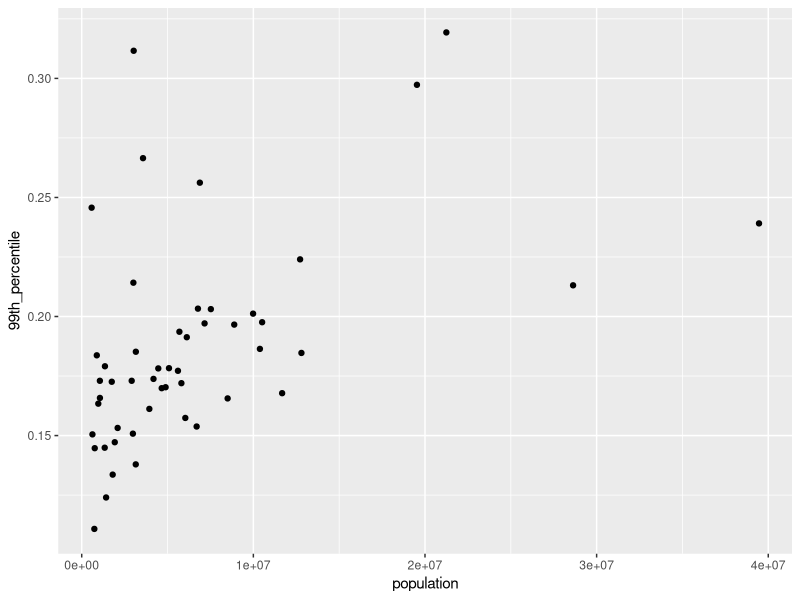
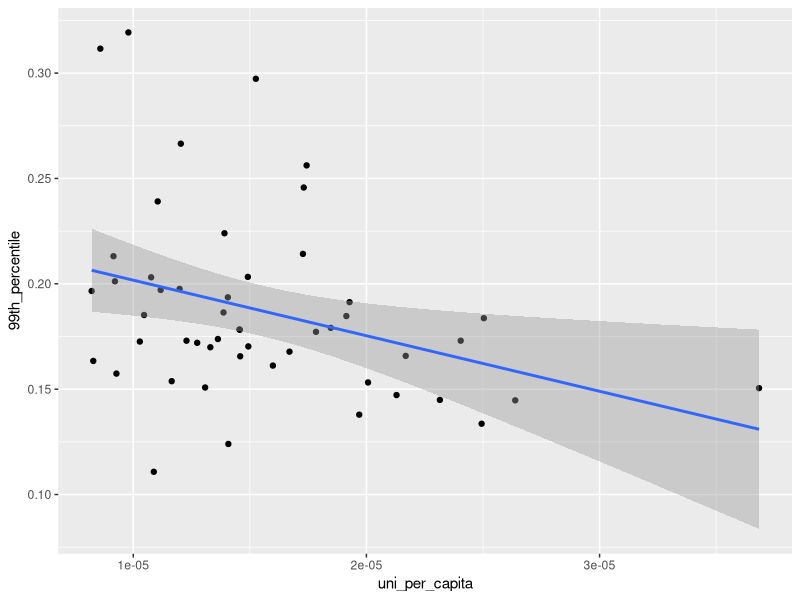
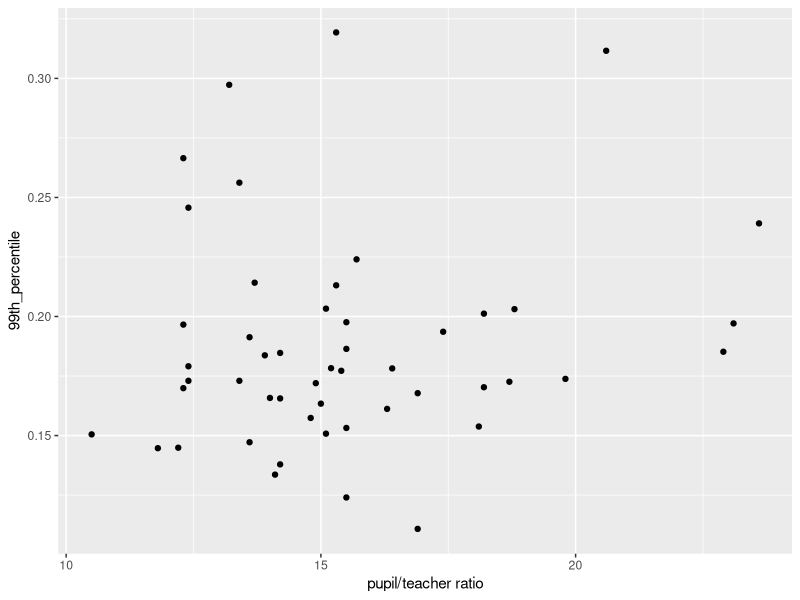
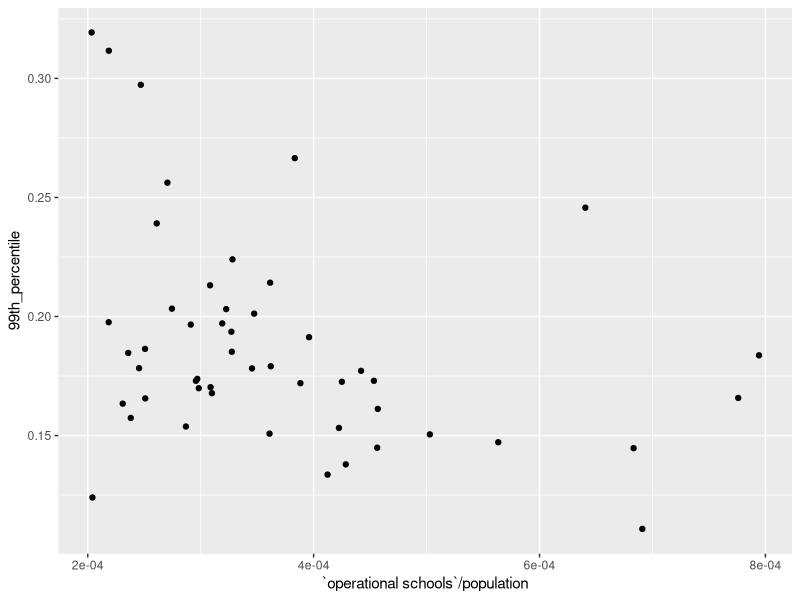
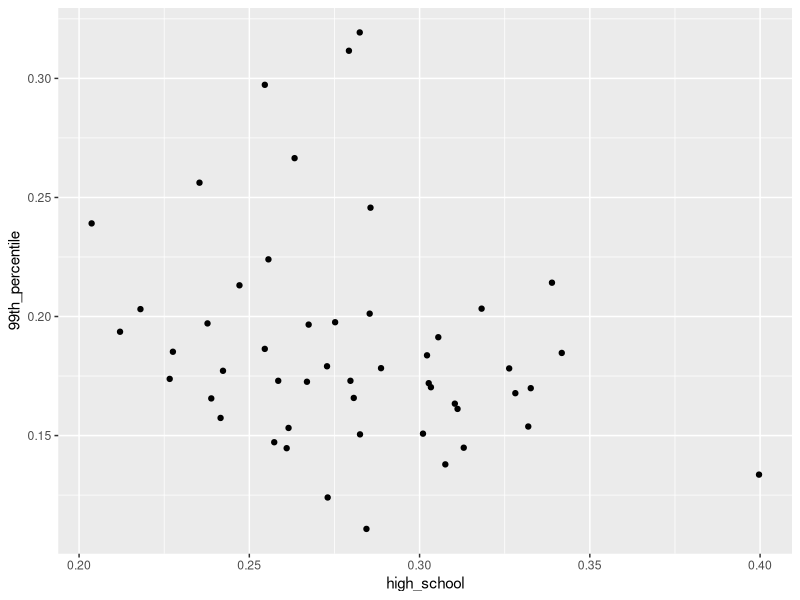
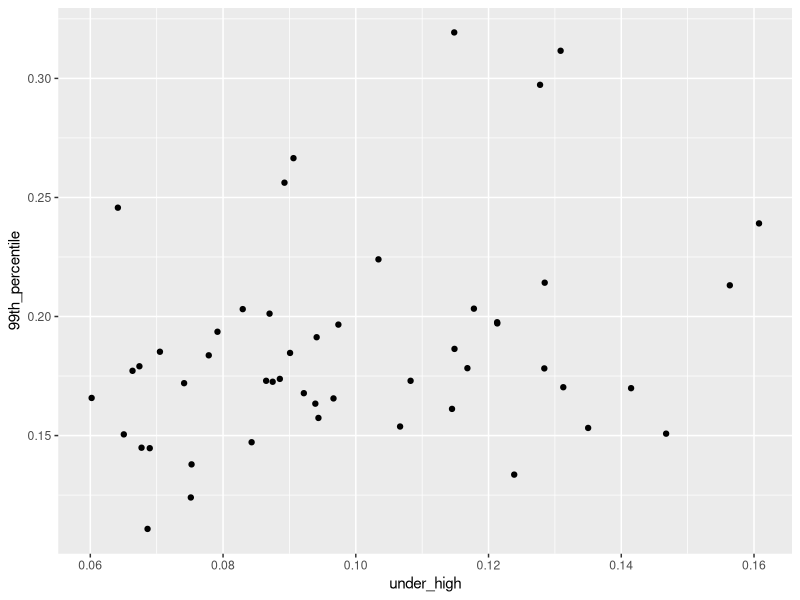
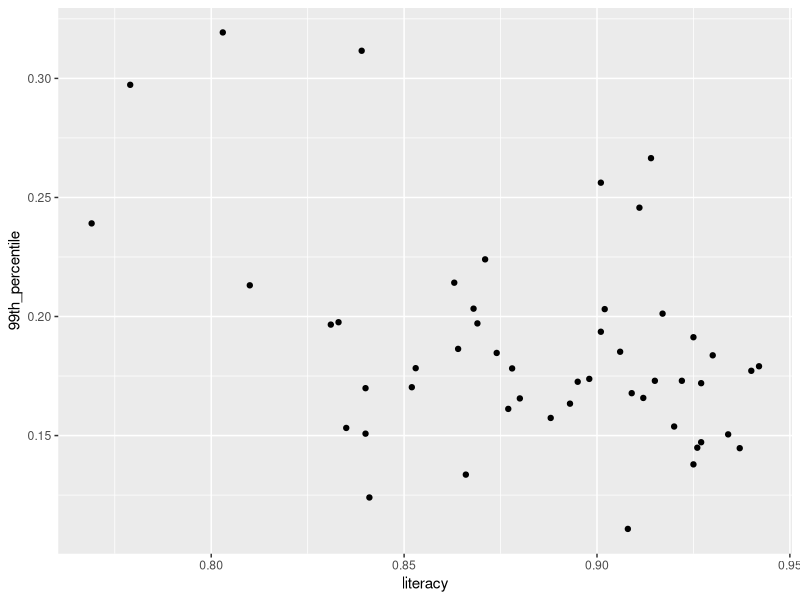

Source code (R) for these figures, in order:
## ---- chunk 1
knitr::opts_chunk$set(echo = TRUE)
library(tidyverse)
library(ggplot2)
## ---- chunk 2
# read in the data and rename the columns
top1 = readxl::read_xls("./data/WID_Data_17112022-171839.xls")
cols = colnames(top1) %>% stringr::str_match("\n(.+)$")
cols = cols[,2]
cols[1] = "percentile"
cols[2] = "year"
colnames(top1) = cols
top1 = top1 %>%
  rename("Georgia" = "Georgia (US)") %>%
  select(-`Washington D.C.`)

## pivot longer 
top1 = top1[-1] %>% pivot_longer(cols = c("Alabama":"Wyoming"), names_to = "state", values_to = "99th_percentile")
top1 %>% head(10)

# top 10
top10 = readxl::read_xls("./data/income_ineq_top10.xls")
cols = colnames(top10) %>% stringr::str_match("\n(.+)$")
cols = cols[,2]
cols[1] = "percentile"
cols[2] = "year"
colnames(top10) = cols
top10 = top10 %>%
  rename("Georgia" = "Georgia (US)") %>%
  select(-`Washington D.C.`)

top10 = top10[-1] %>% pivot_longer(cols = c("Alabama":"Wyoming"), names_to = "state", values_to = "90th_percentile")
top10 %>% head(10)
## ---- chunk 3
# import and preprocess population data 
population = readxl::read_xlsx("./data/population_state.xlsx")
population = population[-1,]
states = population$state %>% stringr::str_match("^\\.(.+)")
states = states[,2]
population$state = states

population = population %>% 
  select(state, "2015":"2018") %>% 
  filter(state != "District of Columbia") %>% 
  pivot_longer(-state, names_to = "year", values_to = "population") %>%
  mutate(year = as.numeric(year))

# joining with inequality data
top1_pop = top1 %>% left_join(population, by = c("year" = "year", "state" = "state"))

# population analysis
top1_pop %>% filter(year == 2018) %>%
  ggplot(aes(population, `99th_percentile`)) +
  geom_point()
## ---- chunk 4
# Import / Preprocess the data
college = readxl::read_xls("./data/college.xls")
state_names = college$state %>% stringr::str_match("(.*) \\.+")
college$state = state_names[,2]
college = college %>% select("state", contains("total") | contains("Total"))
college %>% head(10)

# Analysis
temp = top1_pop %>%
  left_join(college, by = "state") %>%
  filter(year == 2018) %>%
  mutate(uni_per_capita = Total / population)
  
temp %>%
  ggplot(aes(x=uni_per_capita, y=`99th_percentile`)) + 
  geom_point() +
  geom_smooth(method="lm")

# correlation
cor.test(temp$`99th_percentile`, temp$uni_per_capita)
## ---- chunk 5
secondary = readxl::read_xlsx("./data/secondary_edu.xlsx")
 
# student-teacher ratio
top1 %>% 
  left_join(secondary, by = "state") %>%
  filter(year == 2018) %>% 
  ggplot(aes(x=`pupil/teacher ratio`, y=`99th_percentile`)) +
  geom_point()

# secondary school per capita
top1_pop %>% 
  filter(year == 2018) %>% 
  left_join(secondary, by = "state") %>%
  ggplot(aes(x=`operational schools`/population, y=`99th_percentile`)) + 
  geom_point()
## ---- chunk 6
# import / clean data - high school
high_school = readxl::read_xlsx("./data/high_school.xlsx", skip = 2) %>%
  pivot_longer(-Name, names_to = "Year", values_to = "high_school")

high_school = high_school %>%
  filter(stringr::str_detect(Year, "2016-.*6$")) %>%
  select(Name, high_school) %>%
  rename("state" = "Name")

top1 %>%
  filter(year == 2018) %>%
  left_join(high_school, by = "state") %>%
  ggplot(aes(x=high_school, y=`99th_percentile`)) +
  geom_point()

# under high school analysis
under_high = readxl::read_xlsx("./data/under_high.xlsx", skip = 2) %>%
  pivot_longer(-Name, names_to = "Year", values_to = "under_high")

under_high = under_high %>%
  filter(stringr::str_detect(Year, "2016-.*6$")) %>%
  select(Name, under_high) %>%
  rename("state" = "Name")

top1 %>%
  filter(year == 2018) %>%
  left_join(under_high, by = "state") %>%
  ggplot(aes(x=under_high, y=`99th_percentile`)) +
  geom_point()
## ---- chunk 7
# Import / Preprocess the data
literacy = read_csv("./data/literacy_rate.csv") %>%
  arrange(state) %>%
  rename("literacy" = "literacyRate")

# joining the datasets 
top1 %>% 
  filter(year == 2018) %>%
  left_join(literacy, by = "state") %>%
  ggplot(aes(x=literacy, y=`99th_percentile`)) +
  geom_point()
